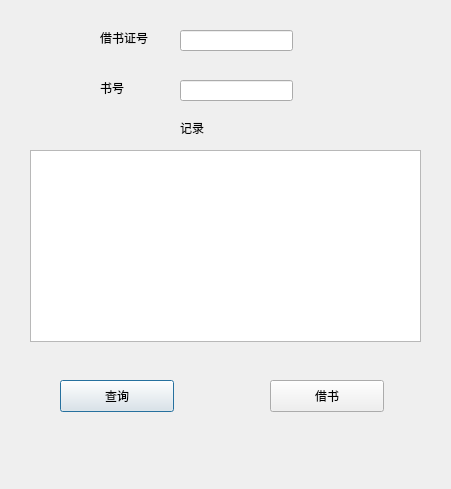
<?xml version="1.0" encoding="UTF-8"?>
<ui version="4.0">
 <class>borrow</class>
 <widget class="QDialog" name="borrow">
  <property name="geometry">
   <rect>
    <x>0</x>
    <y>0</y>
    <width>451</width>
    <height>489</height>
   </rect>
  </property>
  <property name="windowTitle">
   <string>Dialog</string>
  </property>
  <widget class="QLabel" name="label">
   <property name="geometry">
    <rect>
     <x>100</x>
     <y>30</y>
     <width>62</width>
     <height>16</height>
    </rect>
   </property>
   <property name="text">
    <string>借书证号</string>
   </property>
  </widget>
  <widget class="QLineEdit" name="username">
   <property name="geometry">
    <rect>
     <x>180</x>
     <y>30</y>
     <width>113</width>
     <height>21</height>
    </rect>
   </property>
  </widget>
  <widget class="QLabel" name="label_2">
   <property name="geometry">
    <rect>
     <x>100</x>
     <y>80</y>
     <width>62</width>
     <height>16</height>
    </rect>
   </property>
   <property name="text">
    <string>书号</string>
   </property>
  </widget>
  <widget class="QLineEdit" name="bookID">
   <property name="geometry">
    <rect>
     <x>180</x>
     <y>80</y>
     <width>113</width>
     <height>21</height>
    </rect>
   </property>
  </widget>
  <widget class="QLabel" name="label_3">
   <property name="geometry">
    <rect>
     <x>180</x>
     <y>120</y>
     <width>62</width>
     <height>16</height>
    </rect>
   </property>
   <property name="text">
    <string>记录</string>
   </property>
  </widget>
  <widget class="QTableWidget" name="tableWidget">
   <property name="geometry">
    <rect>
     <x>30</x>
     <y>150</y>
     <width>391</width>
     <height>192</height>
    </rect>
   </property>
  </widget>
  <widget class="QPushButton" name="query">
   <property name="geometry">
    <rect>
     <x>60</x>
     <y>380</y>
     <width>114</width>
     <height>32</height>
    </rect>
   </property>
   <property name="text">
    <string>查询</string>
   </property>
  </widget>
  <widget class="QPushButton" name="pushButton_2">
   <property name="geometry">
    <rect>
     <x>270</x>
     <y>380</y>
     <width>114</width>
     <height>32</height>
    </rect>
   </property>
   <property name="text">
    <string>借书</string>
   </property>
  </widget>
 </widget>
 <resources/>
 <connections/>
</ui>
